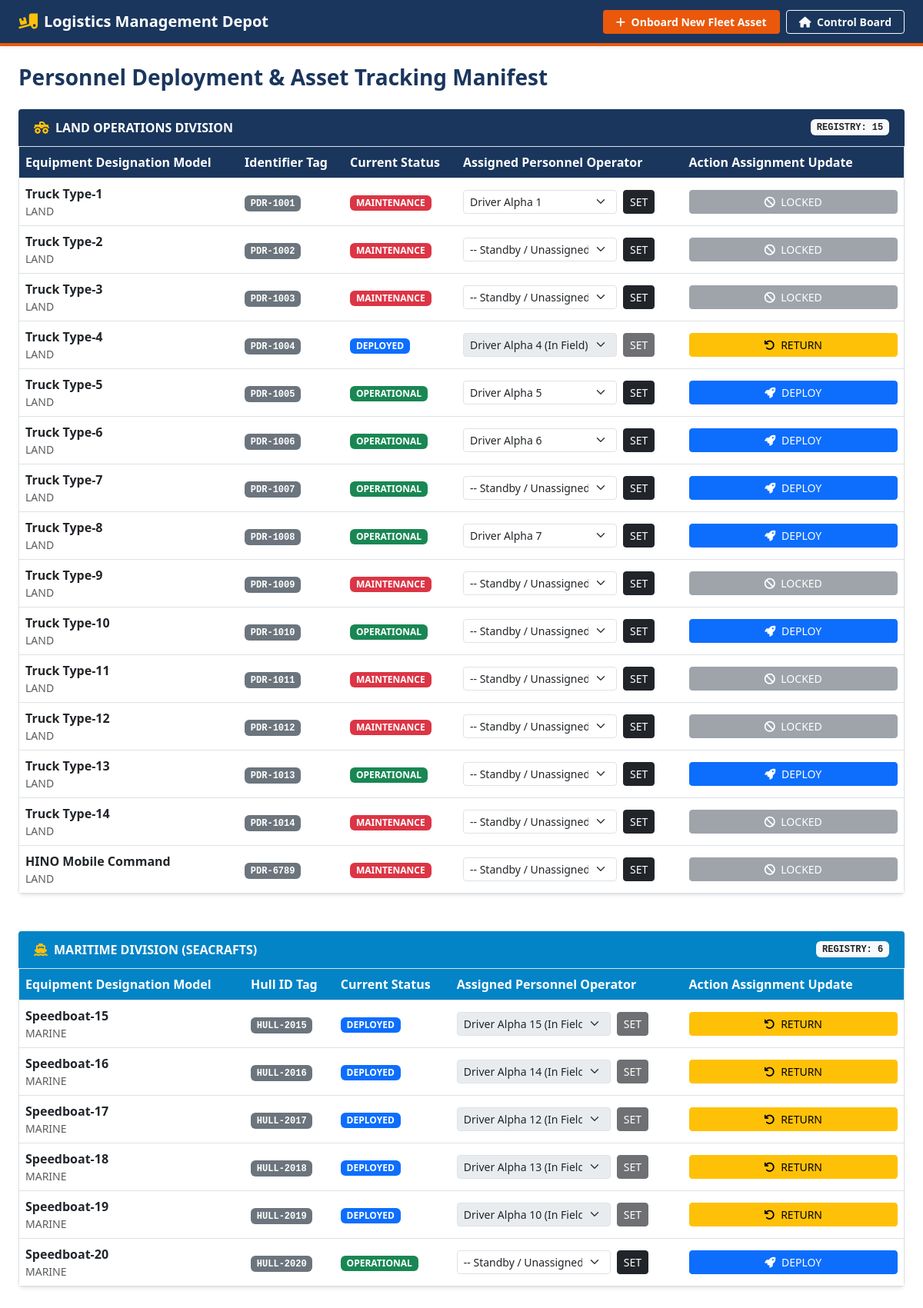
Screenshot of /logistics/ (signed in) with the database file from the repository.
### fleet/models.py (models this page shows, shortened)
class Vehicle(models.Model):
    STATUS_CHOICES = [
        ('OPERATIONAL', 'Operational'),
        ('MAINTENANCE', 'Maintenance'),
        ('DEPLOYED', 'Deployed'),
    ]
    model_name = models.CharField(max_length=100)
    plate_number = models.CharField(max_length=50, unique=True)
    vehicle_type = models.ForeignKey('VehicleType', on_delete=models.CASCADE)
    status = models.CharField(max_length=50, default='OPERATIONAL') # OPERATIONAL, MAINTENANCE, DEPLOYED
    assigned_driver = models.ForeignKey(Driver, on_delete=models.SET_NULL, null=True, blank=True, related_name='vehicles')

class VehicleType(models.Model):
    name = models.CharField(max_length=50, unique=True)

class Driver(models.Model):
    name = models.CharField(max_length=100, unique=True)
    license_number = models.CharField(max_length=50, blank=True, null=True)
    phone_number = models.CharField(max_length=20, blank=True, null=True)
    is_active = models.BooleanField(default=True)

### fleet/views.py (the view, shortened to what this page needs)
# urls.py: path('logistics/', views.logistics_dashboard, name='logistics_dashboard'),
@login_required
def logistics_dashboard(request):
    user = request.user
    deployed_driver_ids = Vehicle.objects.filter(
        status='DEPLOYED',
        assigned_driver__isnull=False
    ).values_list('assigned_driver_id', flat=True)
    available_drivers = Driver.objects.filter(is_active=True).exclude(id__in=deployed_driver_ids)
    if not (user.is_staff or check_user_role(user, 'Logistics', ['log', 'depot'])):
        messages.error(request, "Access restricted to Logistics Depot management accounts.")
        return redirect('homepage')
    all_vehicles = Vehicle.objects.all().select_related('vehicle_type', 'assigned_driver')
    land_vehicles = all_vehicles.filter(vehicle_type__name__iexact='LAND')
    marine_crafts = all_vehicles.filter(vehicle_type__name__iexact='MARINE')
    types = VehicleType.objects.all()
    context = {
        'land_vehicles': land_vehicles,
        'marine_crafts': marine_crafts,
        'types': types,
        'drivers': available_drivers, # Extracted from the deployed check above
    }
    return render(request, 'fleet/logistics_dashboard.html', context)

### fleet/templates/fleet/logistics_dashboard.html (shortened to what this page needs)
<!DOCTYPE html>
<html lang="en">
<head>
    <link href="https://cdn.jsdelivr.net/npm/bootstrap@5.3.0/dist/css/bootstrap.min.css" rel="stylesheet">
    <link rel="stylesheet" href="https://cdnjs.cloudflare.com/ajax/libs/font-awesome/6.4.0/css/all.min.css">
</head>
<body>
    <nav class="navbar navbar-dark nav-header px-4 py-2 shadow-sm mb-4">
        <span class="navbar-brand fw-bold text-white d-flex align-items-center gap-2">
            <i class="fa-solid fa-truck-ramp-box" style="color: #FFC107;"></i>
            <span>Logistics Management Depot</span>
        </span>
        <div class="d-flex gap-2">
            <button type="button" class="btn btn-sm btn-orange fw-bold px-3 text-white"
                    id="onboard-trigger-btn"
                    data-bs-toggle="modal"
                    data-bs-target="#addVehicleModal">
                <i class="fa-solid fa-plus me-1"></i> Onboard New Fleet Asset
            </button>
            <a href="{% url 'homepage' %}" class="btn btn-sm btn-outline-light fw-bold px-3">
                <i class="fa-solid fa-house me-1"></i> Control Board
            </a>
        </div>
    </nav>
    <div class="container-fluid px-4">
        <h3 class="fw-bold mb-4" style="color: #1A365D;">Personnel Deployment & Asset Tracking Manifest</h3>
        <div class="card shadow-sm border-0 mb-5">
            <div class="panel-header-custom d-flex justify-content-between align-items-center">
                <span><i class="fa-solid fa-truck-monster me-2 text-warning"></i>LAND OPERATIONS DIVISION</span>
                <span class="badge bg-light text-dark font-monospace">REGISTRY: {{ land_vehicles.count }}</span>
            </div>
            <div class="card-body p-0 border bg-white rounded-bottom">
                <table class="table table-hover align-middle mb-0">
                    <thead class="table-theme">
                        <tr>
                            <th>Equipment Designation Model</th>
                            <th>Identifier Tag</th>
                            <th>Current Status</th>
                            <th>Assigned Personnel Operator</th>
                            <th style="width: 25%;">Action Assignment Update</th>
                        </tr>
                    </thead>
                    <tbody>
                        {% for vehicle in land_vehicles %}
                        <tr>
                            <td>
                                <strong>{{ vehicle.model_name }}</strong>
                                <div class="text-muted small">{{ vehicle.vehicle_type.name }}</div>
                            </td>
                            <td><span class="badge bg-secondary font-monospace">{{ vehicle.plate_number }}</span></td>
                            <td>
                                {% if vehicle.status == 'DEPLOYED' %}
                                    <span class="badge bg-primary">DEPLOYED</span>
                                {% elif vehicle.status == 'MAINTENANCE' %}
                                    <span class="badge bg-danger">MAINTENANCE</span>
                                {% else %}
                                    <span class="badge bg-success">OPERATIONAL</span>
                                {% endif %}
                            </td>
                            <td>
                                <form action="{% url 'logistics_dashboard' %}" method="post" class="d-flex gap-2 m-0">
                                    <select name="driver_id" class="form-select form-select-sm" style="max-width: 200px;" {% if vehicle.status == 'DEPLOYED' %}disabled{% endif %}>
                                        <option value="">-- Standby / Unassigned --</option>
                                        {% if vehicle.assigned_driver %}
                                            <option value="{{ vehicle.assigned_driver.id }}" selected>
                                                {{ vehicle.assigned_driver.name }} {% if vehicle.status == 'DEPLOYED' %}(In Field){% endif %}
                                            </option>
                                        {% endif %}
                                    </select>
                                    <button type="submit" class="btn btn-sm btn-dark" {% if vehicle.status == 'DEPLOYED' %}disabled{% endif %}>SET</button>
                                </form>
                            </td>
                            <td>
                                <form action="{% url 'logistics_dashboard' %}" method="post" class="m-0">
                                    {% if vehicle.status == 'OPERATIONAL' %}
                                        <button type="submit" class="btn btn-sm btn-primary w-100"><i class="fa-solid fa-rocket me-1"></i> DEPLOY</button>
                                    {% elif vehicle.status == 'DEPLOYED' %}
                                        <button type="submit" class="btn btn-sm btn-warning w-100"><i class="fa-solid fa-arrow-rotate-left me-1"></i> RETURN</button>
                                    {% else %}
                                        <button type="button" class="btn btn-sm btn-secondary w-100" disabled><i class="fa-solid fa-ban me-1"></i> LOCKED</button>
                                    {% endif %}
                                </form>
                            </td>
                        </tr>
                        {% empty %}
                        <tr><td colspan="5" class="text-center py-4 text-muted fw-semibold">No land operations fleet assets registered in system mapping rows.</td></tr>
                        {% endfor %}
                    </tbody>
                </table>
            </div>
        </div>
        <div class="card shadow-sm border-0 mb-5">
            <div class="panel-header-custom d-flex justify-content-between align-items-center" style="background-color: #0284C7;">
                <span><i class="fa-solid fa-ship me-2 text-warning"></i>MARITIME DIVISION (SEACRAFTS)</span>
                <span class="badge bg-light text-dark font-monospace">REGISTRY: {{ marine_crafts.count }}</span>
            </div>
            <div class="card-body p-0 border bg-white rounded-bottom">
                <table class="table table-hover align-middle mb-0">
                    <thead class="table-theme">
                        <tr>
                            <th style="background-color: #0284C7 !important;">Equipment Designation Model</th>
                            <th style="background-color: #0284C7 !important;">Hull ID Tag</th>
                            <th style="background-color: #0284C7 !important;">Current Status</th>
                            <th style="background-color: #0284C7 !important;">Assigned Personnel Operator</th>
                            <th style="width: 25%; background-color: #0284C7 !important;">Action Assignment Update</th>
                        </tr>
                    </thead>
                    <tbody>
                        {% for craft in marine_crafts %}
                        <tr>
                            <td>
                                <strong>{{ craft.model_name }}</strong>
                                <div class="text-muted small">{{ craft.vehicle_type.name }}</div>
                            </td>
                            <td><span class="badge bg-secondary font-monospace">{{ craft.plate_number }}</span></td>
                            <td>
                                {% if craft.status == 'DEPLOYED' %}
                                    <span class="badge bg-primary">DEPLOYED</span>
                                {% elif craft.status == 'MAINTENANCE' %}
                                    <span class="badge bg-danger">MAINTENANCE</span>
                                {% else %}
                                    <span class="badge bg-success">OPERATIONAL</span>
                                {% endif %}
                            </td>
                            <td>
                                <form action="{% url 'logistics_dashboard' %}" method="post" class="d-flex gap-2 m-0">
                                    <select name="driver_id" class="form-select form-select-sm" style="max-width: 200px;" {% if craft.status == 'DEPLOYED' %}disabled{% endif %}>
                                        <option value="">-- Standby / Unassigned --</option>
                                        {% if craft.assigned_driver %}
                                            <option value="{{ craft.assigned_driver.id }}" selected>
                                                {{ craft.assigned_driver.name }} {% if craft.status == 'DEPLOYED' %}(In Field){% endif %}
                                            </option>
                                        {% endif %}
                                    </select>
                                    <button type="submit" class="btn btn-sm btn-dark" {% if craft.status == 'DEPLOYED' %}disabled{% endif %}>SET</button>
                                </form>
                            </td>
                            <td>
                                <form action="{% url 'logistics_dashboard' %}" method="post" class="m-0">
                                    {% if craft.status == 'OPERATIONAL' %}
                                        <button type="submit" class="btn btn-sm btn-primary w-100"><i class="fa-solid fa-rocket me-1"></i> DEPLOY</button>
                                    {% elif craft.status == 'DEPLOYED' %}
                                        <button type="submit" class="btn btn-sm btn-warning w-100"><i class="fa-solid fa-arrow-rotate-left me-1"></i> RETURN</button>
                                    {% else %}
                                        <button type="button" class="btn btn-sm btn-secondary w-100" disabled><i class="fa-solid fa-ban me-1"></i> LOCKED</button>
                                    {% endif %}
                                </form>
                            </td>
                        </tr>
                        {% empty %}
                        <tr><td colspan="5" class="text-center py-4 text-muted fw-semibold">No marine operations fleet assets registered in system mapping rows.</td></tr>
                        {% endfor %}
                    </tbody>
                </table>
            </div>
        </div>
    </div>
</body>
</html>

### fleet/templates/fleet/logistics_dashboard.html (style rules this page uses)
body { background-color: #FFFFFF; }
.nav-header { background-color: #1A365D; border-bottom: 4px solid #EA580C; }
.table-theme th { background-color: #1A365D !important; color: white !important; }
.btn-orange { background-color: #EA580C; color: white; font-weight: bold; }
.panel-header-custom { background-color: #1A365D; color: white; padding: 12px 20px; font-weight: bold; border-radius: 4px 4px 0 0; }

### rows the page displays
Vehicle: model_name "Truck Type-1", vehicle_type.name "LAND", plate_number "PDR-1001", shows "MAINTENANCE", driver_id "Driver Alpha 1", shows "LOCKED"
Vehicle: model_name "Truck Type-2", vehicle_type.name "LAND", plate_number "PDR-1002", shows "MAINTENANCE", shows "LOCKED"
Vehicle: model_name "Truck Type-3", vehicle_type.name "LAND", plate_number "PDR-1003", shows "MAINTENANCE", shows "LOCKED"
Vehicle: model_name "Truck Type-4", vehicle_type.name "LAND", plate_number "PDR-1004", shows "DEPLOYED", driver_id "Driver Alpha 4 (In Field)", shows "RETURN"
Vehicle: model_name "Truck Type-5", vehicle_type.name "LAND", plate_number "PDR-1005", shows "OPERATIONAL", driver_id "Driver Alpha 5", shows "DEPLOY"
Vehicle: model_name "Truck Type-6", vehicle_type.name "LAND", plate_number "PDR-1006", shows "OPERATIONAL", driver_id "Driver Alpha 6", shows "DEPLOY"
Vehicle: model_name "Truck Type-7", vehicle_type.name "LAND", plate_number "PDR-1007", shows "OPERATIONAL", shows "DEPLOY"
Vehicle: model_name "Truck Type-8", vehicle_type.name "LAND", plate_number "PDR-1008", shows "OPERATIONAL", driver_id "Driver Alpha 7", shows "DEPLOY"
Vehicle: model_name "Truck Type-9", vehicle_type.name "LAND", plate_number "PDR-1009", shows "MAINTENANCE", shows "LOCKED"
Vehicle: model_name "Truck Type-10", vehicle_type.name "LAND", plate_number "PDR-1010", shows "OPERATIONAL", shows "DEPLOY"
Vehicle: model_name "Truck Type-11", vehicle_type.name "LAND", plate_number "PDR-1011", shows "MAINTENANCE", shows "LOCKED"
Vehicle: model_name "Truck Type-12", vehicle_type.name "LAND", plate_number "PDR-1012", shows "MAINTENANCE", shows "LOCKED"
Vehicle: model_name "Truck Type-13", vehicle_type.name "LAND", plate_number "PDR-1013", shows "OPERATIONAL", shows "DEPLOY"
Vehicle: model_name "Truck Type-14", vehicle_type.name "LAND", plate_number "PDR-1014", shows "MAINTENANCE", shows "LOCKED"
Vehicle: model_name "HINO Mobile Command", vehicle_type.name "LAND", plate_number "PDR-6789", shows "MAINTENANCE", shows "LOCKED"
Vehicle: model_name "Speedboat-15", vehicle_type.name "MARINE", plate_number "HULL-2015", shows "DEPLOYED", driver_id "Driver Alpha 15 (In Field)", shows "RETURN"
Vehicle: model_name "Speedboat-16", vehicle_type.name "MARINE", plate_number "HULL-2016", shows "DEPLOYED", driver_id "Driver Alpha 14 (In Field)", shows "RETURN"
Vehicle: model_name "Speedboat-17", vehicle_type.name "MARINE", plate_number "HULL-2017", shows "DEPLOYED", driver_id "Driver Alpha 12 (In Field)", shows "RETURN"
Vehicle: model_name "Speedboat-18", vehicle_type.name "MARINE", plate_number "HULL-2018", shows "DEPLOYED", driver_id "Driver Alpha 13 (In Field)", shows "RETURN"
Vehicle: model_name "Speedboat-19", vehicle_type.name "MARINE", plate_number "HULL-2019", shows "DEPLOYED", driver_id "Driver Alpha 10 (In Field)", shows "RETURN"
Vehicle: model_name "Speedboat-20", vehicle_type.name "MARINE", plate_number "HULL-2020", shows "OPERATIONAL", shows "DEPLOY"

### other values shown
{{ land_vehicles.count }} "15"
{{ marine_crafts.count }} "6"
